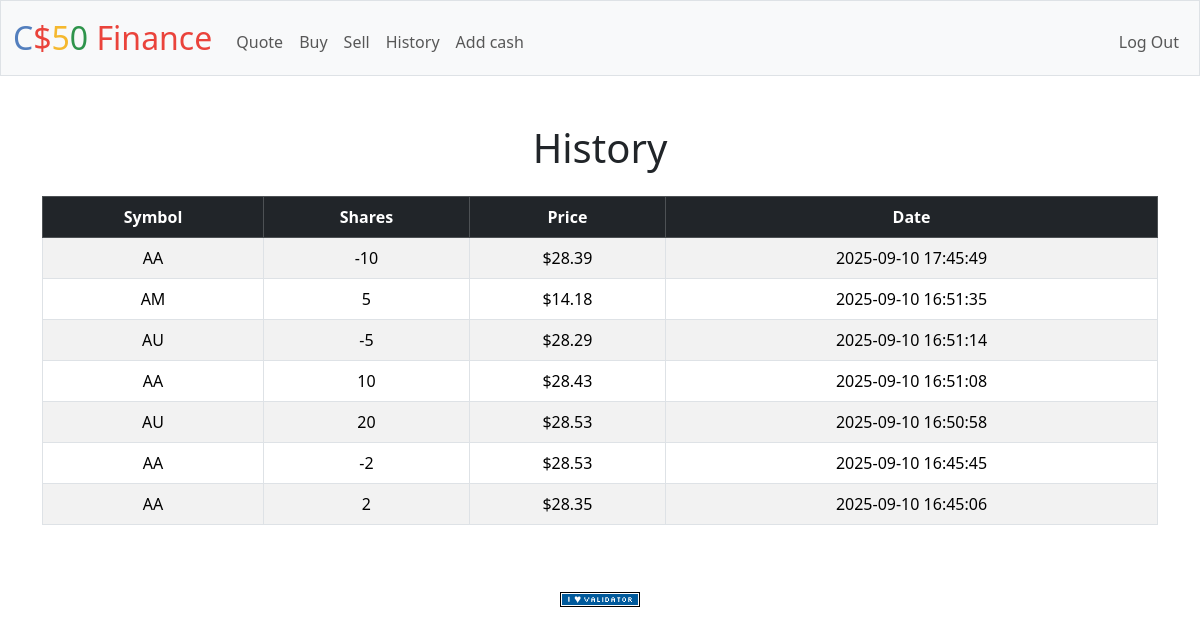
Screenshot of /history (signed in) with the database file from the repository.
### tables this page shows
CREATE TABLE 'purchases' ('id' INTEGER PRIMARY KEY AUTOINCREMENT NOT NULL,'userId' INTEGER NOT NULL, 'stockSymbol' TEXT NOT NULL, 'numShares' INTEGER NOT NULL, 'price' REAL NOT NULL, 'date' DATETIME NOT NULL DEFAULT CURRENT_TIMESTAMP);

### app.py (the view)
@app.route("/history")
@login_required
def history():
    userId = session["user_id"]
    purchasesDb = db.execute("SELECT * FROM purchases WHERE userId = ? ORDER BY date DESC", userId)
    return render_template("history.html", purchases=purchasesDb)

### app.py (called while the page is built)
@app.after_request
def after_request(response):
    response.headers["Cache-Control"] = "no-cache, no-store, must-revalidate"
    response.headers["Expires"] = 0
    response.headers["Pragma"] = "no-cache"
    return response

### helpers.py (called while the page is built)
def login_required(f):
    @wraps(f)
    def decorated_function(*args, **kwargs):
        if session.get("user_id") is None:
            return redirect("/login")
        return f(*args, **kwargs)
    return decorated_function

def usd(value):
    return f"${value:,.2f}"

### templates/history.html (shortened to what this page needs)
{% extends "layout.html" %}
{% block main %}
    <h1 class="mb-4 text-center">History</h1>
    <div class="table-responsive">
        <table class="table table-striped table-hover table-bordered align-middle text-center">
            <thead class="table-dark">
                <tr>
                    <th scope="col">Symbol</th>
                    <th scope="col">Shares</th>
                    <th scope="col">Price</th>
                    <th scope="col">Date</th>
                </tr>
            </thead>
            <tbody>
                {% for row in purchases %}
                    <tr>
                        <td>{{ row["stockSymbol"] }}</td>
                        <td>{{ row["numShares"] }}</td>
                        <td>{{ row["price"] | usd }}</td>
                        <td>{{ row["date"] }}</td>
                    </tr>
                {% endfor %}
            </tbody>
        </table>
    </div>
{% endblock %}

### templates/layout.html (shortened to what this page needs)
<!DOCTYPE html>
<html lang="en">
    <head>
        <link href="https://cdn.jsdelivr.net/npm/bootstrap@5.3.3/dist/css/bootstrap.min.css" rel="stylesheet">
        <link href="/static/styles.css" rel="stylesheet">
    </head>
    <body>
        <nav class="bg-light border navbar navbar-expand-md navbar-light">
            <div class="container-fluid">
                <a class="navbar-brand" href="/"><span class="blue">C</span><span class="red">$</span><span class="yellow">5</span><span class="green">0</span> <span class="red">Finance</span></a>
                <div class="collapse navbar-collapse" id="navbar">
                    {% if session["user_id"] %}
                        <ul class="navbar-nav me-auto mt-2">
                            <li class="nav-item"><a class="nav-link" href="/quote">Quote</a></li>
                            <li class="nav-item"><a class="nav-link" href="/buy">Buy</a></li>
                            <li class="nav-item"><a class="nav-link" href="/sell">Sell</a></li>
                            <li class="nav-item"><a class="nav-link" href="/history">History</a></li>
                            <li class="nav-item"><a class="nav-link" href="/cash">Add cash</a></li>
                        </ul>
                        <ul class="navbar-nav ms-auto mt-2">
                            <li class="nav-item"><a class="nav-link" href="/logout">Log Out</a></li>
                        </ul>
                    {% else %}
                        <ul class="navbar-nav ms-auto mt-2">
                            <li class="nav-item"><a class="nav-link" href="/register">Register</a></li>
                            <li class="nav-item"><a class="nav-link" href="/login">Log In</a></li>
                        </ul>
                    {% endif %}
                </div>
            </div>
        </nav>
        <main class="container py-5 text-center">
            {% block main %}{% endblock %}
        </main>
        <footer class="mb-5">
            <form action="https://validator.w3.org/check" class="text-center" enctype="multipart/form-data" method="post" target="_blank">
                <input alt="Validate" src="/static/I_heart_validator.png" type="image">
            </form>
        </footer>
    </body>
</html>

### static/styles.css (style rules this page uses)
nav .navbar-brand { font-size: xx-large; }
nav .navbar-brand .blue { color: #537fbe; }
nav .navbar-brand .red { color: #ea433b; }
nav .navbar-brand .yellow { color: #f5b82e; }
nav .navbar-brand .green { color: #2e944b; }

### rows the page displays
purchases: stockSymbol "AA", numShares "-10", price "$28.39", date "2025-09-10 17:45:49"
purchases: stockSymbol "AM", numShares "5", price "$14.18", date "2025-09-10 16:51:35"
purchases: stockSymbol "AU", numShares "-5", price "$28.29", date "2025-09-10 16:51:14"
purchases: stockSymbol "AA", numShares "10", price "$28.43", date "2025-09-10 16:51:08"
purchases: stockSymbol "AU", numShares "20", price "$28.53", date "2025-09-10 16:50:58"
purchases: stockSymbol "AA", numShares "-2", price "$28.53", date "2025-09-10 16:45:45"
purchases: stockSymbol "AA", numShares "2", price "$28.35", date "2025-09-10 16:45:06"
